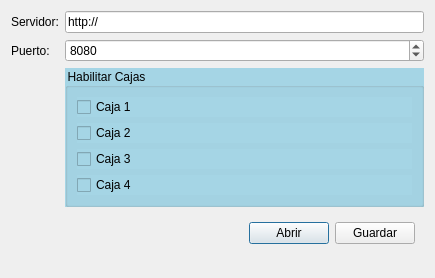
<?xml version="1.0" encoding="UTF-8"?>
<ui version="4.0">
 <class>Configuracion</class>
 <widget class="QDialog" name="Configuracion">
  <property name="geometry">
   <rect>
    <x>0</x>
    <y>0</y>
    <width>435</width>
    <height>278</height>
   </rect>
  </property>
  <property name="windowTitle">
   <string>Configuracion</string>
  </property>
  <property name="windowIcon">
   <iconset resource="Icono.qrc">
    <normaloff>:/icono</normaloff>:/icono</iconset>
  </property>
  <layout class="QFormLayout" name="formLayout">
   <item row="0" column="0">
    <widget class="QLabel" name="label">
     <property name="text">
      <string>Servidor:</string>
     </property>
    </widget>
   </item>
   <item row="0" column="1">
    <widget class="QLineEdit" name="inDireccion">
     <property name="text">
      <string>http://</string>
     </property>
    </widget>
   </item>
   <item row="1" column="0">
    <widget class="QLabel" name="label_2">
     <property name="text">
      <string>Puerto:</string>
     </property>
    </widget>
   </item>
   <item row="1" column="1">
    <widget class="QSpinBox" name="inPuerto">
     <property name="maximum">
      <number>9999</number>
     </property>
     <property name="value">
      <number>8080</number>
     </property>
    </widget>
   </item>
   <item row="2" column="1">
    <widget class="QGroupBox" name="groupBox">
     <property name="styleSheet">
      <string notr="true">background-color: rgb(165, 213, 229);</string>
     </property>
     <property name="title">
      <string>Habilitar Cajas</string>
     </property>
     <layout class="QVBoxLayout" name="verticalLayout">
      <item>
       <widget class="QCheckBox" name="chkCaja1">
        <property name="text">
         <string>Caja 1</string>
        </property>
        <property name="checked">
         <bool>false</bool>
        </property>
       </widget>
      </item>
      <item>
       <widget class="QCheckBox" name="chkCaja2">
        <property name="text">
         <string>Caja 2</string>
        </property>
       </widget>
      </item>
      <item>
       <widget class="QCheckBox" name="chkCaja3">
        <property name="text">
         <string>Caja 3</string>
        </property>
       </widget>
      </item>
      <item>
       <widget class="QCheckBox" name="chkCaja4">
        <property name="text">
         <string>Caja 4</string>
        </property>
       </widget>
      </item>
     </layout>
    </widget>
   </item>
   <item row="3" column="1">
    <widget class="QWidget" name="widget" native="true">
     <layout class="QHBoxLayout" name="horizontalLayout">
      <item>
       <spacer name="horizontalSpacer">
        <property name="orientation">
         <enum>Qt::Horizontal</enum>
        </property>
        <property name="sizeHint" stdset="0">
         <size>
          <width>40</width>
          <height>20</height>
         </size>
        </property>
       </spacer>
      </item>
      <item>
       <widget class="QPushButton" name="btnAbrir">
        <property name="text">
         <string>Abrir</string>
        </property>
       </widget>
      </item>
      <item>
       <widget class="QPushButton" name="btnGuardar">
        <property name="text">
         <string>Guardar</string>
        </property>
       </widget>
      </item>
     </layout>
    </widget>
   </item>
  </layout>
 </widget>
 <resources>
  <include location="Icono.qrc"/>
 </resources>
 <connections/>
</ui>
